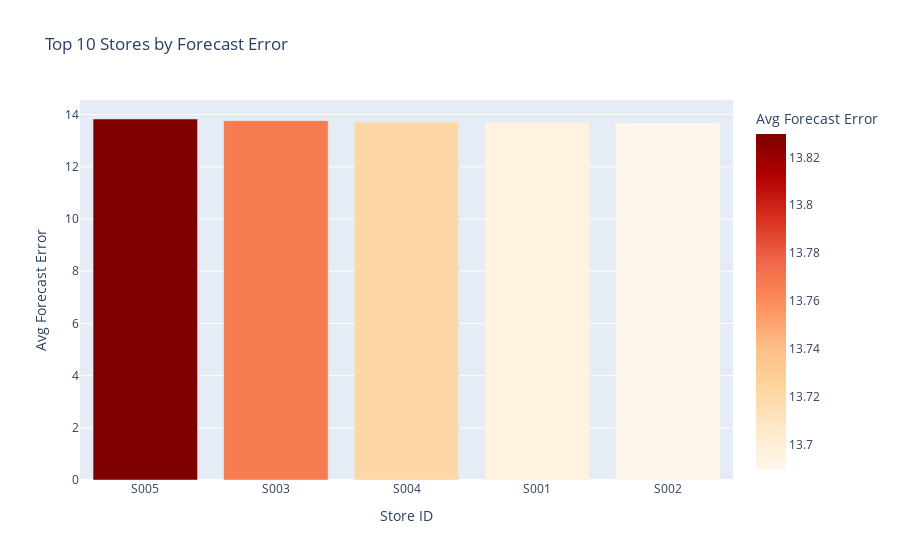

The notebook cell this image was saved under:
### Markdown cell above
## 2. Top 10 Stores by Forecast Errors

### Code cell
# Create a fallback chart for forecast error by store
fallback = fact_inventory.copy()
fallback['forecast_error'] = abs(fallback['demand_forecast'] - fallback['units_sold'])

by_store = fallback.groupby('store_id')['forecast_error'].mean().reset_index()

import plotly.express as px
fig = px.bar(
    by_store.sort_values(by='forecast_error', ascending=False).head(10),
    x='store_id',
    y='forecast_error',
    title='Top 10 Stores by Forecast Error',
    labels={'store_id': 'Store ID', 'forecast_error': 'Avg Forecast Error'},
    color='forecast_error',
    color_continuous_scale='OrRd'
)
fig.show()

### Figure 1 — Plotly figure (JSON) as saved in the notebook; plotly's stock layout.template omitted (floating-point values rounded to 4 significant figures)
{"data": [{"alignmentgroup": "True", "hovertemplate": "Store ID=%{x}<br>Avg Forecast Error=%{marker.color}<extra></extra>", "legendgroup": "", "marker": {"color": [13.83, 13.77, 13.72, 13.7, 13.69], "coloraxis": "coloraxis", "pattern": {"shape": ""}}, "name": "", "offsetgroup": "", "orientation": "v", "showlegend": false, "textposition": "auto", "type": "bar", "x": ["S005", "S003", "S004", "S001", "S002"], "xaxis": "x", "y": [13.83, 13.77, 13.72, 13.7, 13.69], "yaxis": "y"}], "layout": {"barmode": "relative", "coloraxis": {"colorbar": {"title": {"text": "Avg Forecast Error"}}, "colorscale": [[0, "rgb(255,247,236)"], [0.125, "rgb(254,232,200)"], [0.25, "rgb(253,212,158)"], [0.375, "rgb(253,187,132)"], [0.5, "rgb(252,141,89)"], [0.625, "rgb(239,101,72)"], [0.75, "rgb(215,48,31)"], [0.875, "rgb(179,0,0)"], [1, "rgb(127,0,0)"]]}, "legend": {"tracegroupgap": 0}, "title": {"text": "Top 10 Stores by Forecast Error"}, "xaxis": {"anchor": "y", "domain": [0, 1], "title": {"text": "Store ID"}}, "yaxis": {"anchor": "x", "domain": [0, 1], "title": {"text": "Avg Forecast Error"}}}}
